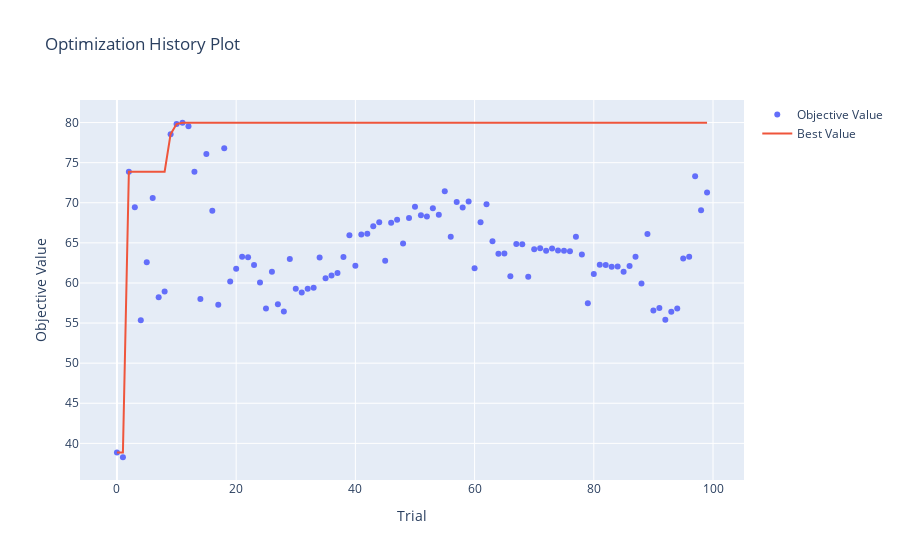
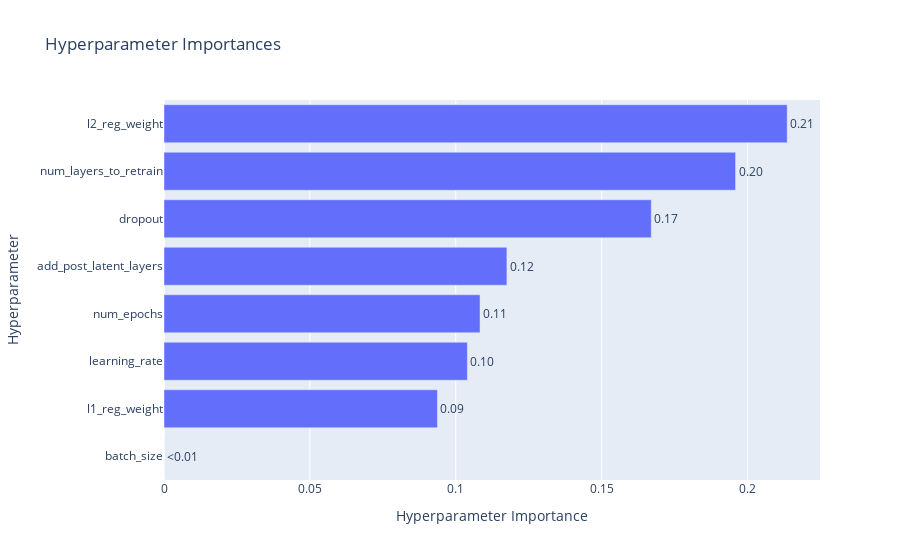

Source (notebook cell) for these figures, in order:
### Code cell
try:
    import optuna.visualization as vis
    vis.plot_optimization_history(study).show()
    vis.plot_param_importances(study).show()
except ImportError:
    print("Optuna visualization is not available. Install optuna[visualization] for plotting.")

### Figure 1 — Plotly figure (JSON) as saved in the notebook; plotly's stock layout.template omitted (floating-point values rounded to 4 significant figures)
{"data": [{"mode": "markers", "name": "Objective Value", "type": "scatter", "x": [0, 1, 2, 3, 4, 5, 6, 7, 8, 9, 10, 11, 12, 13, 14, 15, 16, 17, 18, 19, 20, 21, 22, 23, 24, 25, 26, 27, 28, 29, 30, 31, 32, 33, 34, 35, 36, 37, 38, 39, 40, 41, 42, 43, 44, 45, 46, 47, 48, 49, 50, 51, 52, 53, 54, 55, 56, 57, 58, 59, 60, 61, 62, 63, 64, 65, 66, 67, 68, 69, 70, 71, 72, 73, 74, 75, 76, 77, 78, 79, 80, 81, 82, 83, 84, 85, 86, 87, 88, 89, 90, 91, 92, 93, 94, 95, 96, 97, 98, 99], "y": [38.87, 38.27, 73.88, 69.44, 55.36, 62.58, 70.6, 58.22, 58.93, 78.55, 79.82, 79.98, 79.55, 73.86, 57.99, 76.08, 69.01, 57.27, 76.8, 60.19, 61.77, 63.27, 63.2, 62.25, 60.05, 56.81, 61.41, 57.35, 56.45, 62.98, 59.28, 58.81, 59.27, 59.39, 63.17, 60.57, 60.94, 61.24, 63.23, 65.96, 62.15, 66.06, 66.13, 67.09, 67.58, 62.76, 67.52, 67.88, 64.92, 68.1, 69.51, 68.44, 68.28, 69.31, 68.5, 71.43, 65.77, 70.1, 69.4, 70.16, 61.84, 67.57, 69.8, 65.2, 63.63, 63.68, 60.82, 64.85, 64.83, 60.78, 64.22, 64.33, 64.02, 64.31, 64.04, 64.01, 63.96, 65.75, 63.55, 57.46, 61.12, 62.27, 62.25, 62.03, 62.04, 61.4, 62.13, 63.27, 59.95, 66.11, 56.56, 56.88, 55.43, 56.42, 56.82, 63.05, 63.26, 73.29, 69.06, 71.3]}, {"mode": "lines", "name": "Best Value", "type": "scatter", "x": [0, 1, 2, 3, 4, 5, 6, 7, 8, 9, 10, 11, 12, 13, 14, 15, 16, 17, 18, 19, 20, 21, 22, 23, 24, 25, 26, 27, 28, 29, 30, 31, 32, 33, 34, 35, 36, 37, 38, 39, 40, 41, 42, 43, 44, 45, 46, 47, 48, 49, 50, 51, 52, 53, 54, 55, 56, 57, 58, 59, 60, 61, 62, 63, 64, 65, 66, 67, 68, 69, 70, 71, 72, 73, 74, 75, 76, 77, 78, 79, 80, 81, 82, 83, 84, 85, 86, 87, 88, 89, 90, 91, 92, 93, 94, 95, 96, 97, 98, 99], "y": [38.87, 38.87, 73.88, 73.88, 73.88, 73.88, 73.88, 73.88, 73.88, 78.55, 79.82, 79.98, 79.98, 79.98, 79.98, 79.98, 79.98, 79.98, 79.98, 79.98, 79.98, 79.98, 79.98, 79.98, 79.98, 79.98, 79.98, 79.98, 79.98, 79.98, 79.98, 79.98, 79.98, 79.98, 79.98, 79.98, 79.98, 79.98, 79.98, 79.98, 79.98, 79.98, 79.98, 79.98, 79.98, 79.98, 79.98, 79.98, 79.98, 79.98, 79.98, 79.98, 79.98, 79.98, 79.98, 79.98, 79.98, 79.98, 79.98, 79.98, 79.98, 79.98, 79.98, 79.98, 79.98, 79.98, 79.98, 79.98, 79.98, 79.98, 79.98, 79.98, 79.98, 79.98, 79.98, 79.98, 79.98, 79.98, 79.98, 79.98, 79.98, 79.98, 79.98, 79.98, 79.98, 79.98, 79.98, 79.98, 79.98, 79.98, 79.98, 79.98, 79.98, 79.98, 79.98, 79.98, 79.98, 79.98, 79.98, 79.98]}, {"marker": {"color": "#cccccc"}, "mode": "markers", "name": "Infeasible Trial", "showlegend": false, "type": "scatter", "x": [], "y": []}], "layout": {"title": {"text": "Optimization History Plot"}, "xaxis": {"title": {"text": "Trial"}}, "yaxis": {"title": {"text": "Objective Value"}}}}

### Figure 2 — Plotly figure (JSON) as saved in the notebook; plotly's stock layout.template omitted (floating-point values rounded to 4 significant figures)
{"data": [{"cliponaxis": false, "hovertemplate": ["batch_size (CategoricalDistribution): 0.0<extra></extra>", "l1_reg_weight (FloatDistribution): 0.09371414756037684<extra></extra>", "learning_rate (FloatDistribution): 0.10397338342089936<extra></extra>", "num_epochs (IntDistribution): 0.10830915803233615<extra></extra>", "add_post_latent_layers (CategoricalDistribution): 0.1175195906889869<extra></extra>", "dropout (FloatDistribution): 0.16700315546552583<extra></extra>", "num_layers_to_retrain (CategoricalDistribution): 0.1958967781166324<extra></extra>", "l2_reg_weight (FloatDistribution): 0.21358378671524245<extra></extra>"], "name": "Objective Value", "orientation": "h", "text": ["<0.01", "0.09", "0.10", "0.11", "0.12", "0.17", "0.20", "0.21"], "textposition": "outside", "type": "bar", "x": [0, 0.09371, 0.104, 0.1083, 0.1175, 0.167, 0.1959, 0.2136], "y": ["batch_size", "l1_reg_weight", "learning_rate", "num_epochs", "add_post_latent_layers", "dropout", "num_layers_to_retrain", "l2_reg_weight"]}], "layout": {"title": {"text": "Hyperparameter Importances"}, "xaxis": {"title": {"text": "Hyperparameter Importance"}}, "yaxis": {"title": {"text": "Hyperparameter"}}}}
